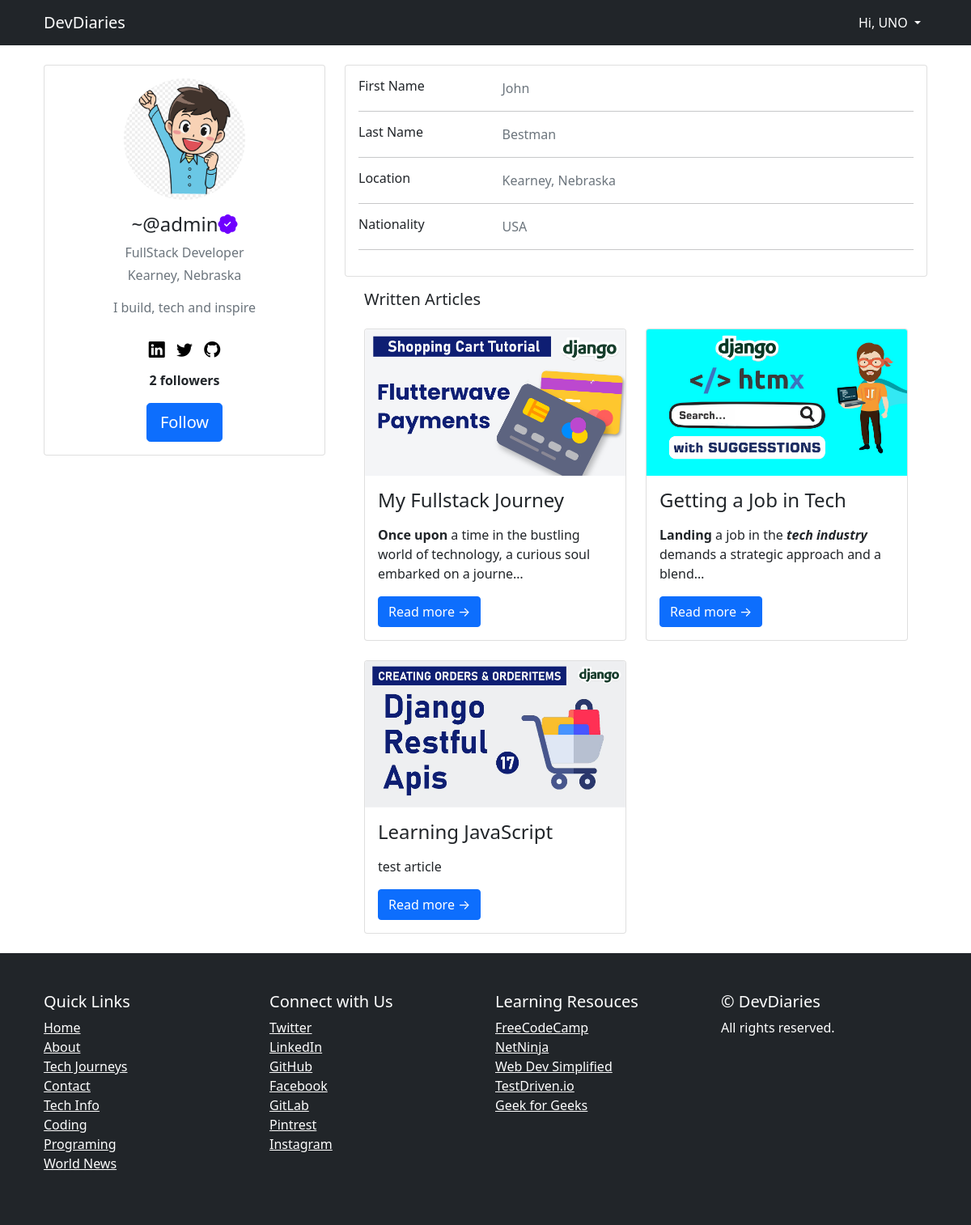
The app's page /view_profile/3 (signed in) with its own data.
### core/models.py (models this page shows, shortened)
class CustomUser(AbstractUser):
    email = models.EmailField(unique=True)
    USERNAME_FIELD = 'email'
    REQUIRED_FIELDS = ('username',)

### blogapp/models.py (models this page shows, shortened)
class Profile(models.Model):
    YEARS_OF_EXPERIENCE = [
        (1, 1),
        (2, 2),
        (3, 3),
        (4, 4),
        (5, 5)
    ]
    user = models.OneToOneField(settings.AUTH_USER_MODEL, on_delete=models.CASCADE, related_name="my_profile")
    email = models.EmailField()
    first_name = models.CharField(max_length=50, blank=True, null=True)
    last_name = models.CharField(max_length=50, blank=True, null=True)
    username = models.CharField(max_length=50, blank=True, null=True)
    nationality = models.CharField(max_length=50, blank=True, null=True)
    role = models.CharField(max_length=50, blank=True, null=True)
    location = models.CharField(max_length=50, blank=True, null=True)
    picture = models.ImageField(upload_to="p_img", blank=True, null=True)
    years_of_experience = models.IntegerField(choices=YEARS_OF_EXPERIENCE, blank=True, null=True)
    github_url = models.URLField(blank=True, null=True)
    linkedin_url = models.URLField(blank=True, null=True)
    twitter_url = models.URLField(blank=True, null=True)
    bio = models.TextField(blank=True, null=True)
    proficiency = models.BooleanField(default=False)
    follow = models.ManyToManyField(settings.AUTH_USER_MODEL, blank=True, related_name="profile")

class Blog(models.Model):
    STATUS = [
        ("publish", "PUBLISH"),
        ("draft", "DRAFT")
    ]
    title = models.CharField(max_length=50, unique=True)  # Field for the title of the blog post.
    slug = models.SlugField(unique=True)  # Field to store a slug for SEO-friendly URLs.
    body = models.TextField()  # Field for the main content/body of the blog post.
    thumbnail = models.ImageField(upload_to="img", blank=True, null=True)  # Field to store a thumbnail image.
    created = models.DateField(auto_now_add=True, null=True, blank=True)  # Field for creation date.
    updated = models.DateField(auto_now=True, null=True, blank=True)  # Field for last update date.
    status = models.CharField(max_length=20, choices=STATUS, default='draft')  # Field for post status.
    author = models.ForeignKey("Profile", on_delete=models.CASCADE, related_name="post", null=True, blank=True)  # Field for the author of the post.
    category = models.ForeignKey(Category, on_delete=models.CASCADE, related_name="post", null=True, blank=True)  # Field for post category.
    published = models.BooleanField(default=False)  # Field indicating if the post has been published.
    likes = models.ManyToManyField(settings.AUTH_USER_MODEL, blank=True, related_name="blog")  # Field to store users who liked the post.

### blogapp/views.py (the view)
# urls.py: path("view_profile/<int:pk>", views.view_user_profile, name="view-profile"),
def view_user_profile(request, pk):
    profile = Profile.objects.get(id=pk)
    posts = Blog.objects.filter(author=profile)
    follow = "yes"  # Initialized with a string value, might need modification
    following = False  # Defaulting to False
    if request.user.is_authenticated:
        if profile.follow.filter(id=request.user.id).exists():
            following = True  # Indicates that the user is following this profile
        else:
            following = False  # Indicates that the user is not following this profile
    else:
        follow = ""  # Setting to an empty string when the user is not authenticated
    if request.method == 'POST':
        if profile.follow.filter(id=request.user.id).exists():
            profile.follow.remove(request.user)  # Unfollow the profile
        else:
            profile.follow.add(request.user)  # Follow the profile
    follow_count = profile.follow.count()
    print(following)
    context = {
        "profile": profile,
        "posts": posts,
        "follow": follow,
        "following": following,
        "follow_count": follow_count}
    return render(request, "blogapp/profile.html", context)

### blogapp/templates/blogapp/profile.html (shortened to what this page needs)
{% extends "base.html" %}
{% block content %}
<div class="container">
    <div class="main-body">
        <br>
          <div class="row gutters-sm">
            <div class="col-md-4 mb-3">
              <div class="card">
                <div class="card-body">
                  <div class="d-flex flex-column align-items-center text-center">
                    {% if profile.picture %}
                    <img src="{{profile.picture.url}}" alt="Admin" class="rounded-circle" width="150">
                    {% else %}
                    <img src="https://bootdey.com/img/Content/avatar/avatar7.png" alt="Admin" class="rounded-circle" width="150">
                    {% endif %}
                    <div class="mt-3">
                        {% if profile.proficiency %}
                        <h4>~@{{profile.username}}<span><i class="bi bi-patch-check-fill" style="color: #6F00FF"></i></span></h4>
                        {% else %}
                        <h4>~@{{profile.username}}</h4>
                        {% endif %}
                      <p class="text-secondary mb-1">{{profile.role}}</p>
                      <p class="text-muted font-size-sm">{{profile.location}}</p>
                      <p class="text-muted font-size-sm">
                       {{profile.bio}}
                      </p>
                      <div class="icons">
                        {% if profile.linkedin_url %}
                        <a href=""><i class="bi bi-linkedin"></i></a>
                        {% endif %}
                        {% if profile.twitter_url %}
                        <a href=""><i class="bi bi-twitter"></i></a>
                        {% endif %}
                        {% if profile.github_url %}
                        <a href=""><i class="bi bi-github"></i></a>
                        {% endif %}
                      </div>
                        <p><strong>{{follow_count}} follower{{ follow_count|pluralize}}</strong></p>
                        {% if follow %}
                            {% if request.user.is_authenticated %}
                                {% if following %}
                                  <form action="" method='POST'>
                                    {% csrf_token %}
                                    <button class="btn btn-outline-primary btn-lg">Following</button>
                                  </form>
                                {% else %}
                                <form action="" method='POST'>
                                  <button class="btn btn-primary btn-lg">Follow</button>
                                </form>
                                {% endif %}
                            {% endif %}
                        {% else %}
                            <p>Login to follow this profile</p>
                        {% endif %}
                    </div>
                  </div>
                </div>
              </div>
            </div>
            <div class="col-md-8">
              <div class="card mb-3">
                <div class="card-body">
                  <div class="row">
                    <div class="col-sm-3">
                      <h6 class="mb-0">First Name</h6>
                    </div>
                    <div class="col-sm-9 text-secondary">
                      {{profile.first_name}}
                    </div>
                  </div>
                  <hr>
                  <div class="row">
                    <div class="col-sm-3">
                      <h6 class="mb-0">Last Name</h6>
                    </div>
                    <div class="col-sm-9 text-secondary">
                        {{profile.last_name}}
                    </div>
                  </div>
                  <hr>
                  <div class="row">
                    <div class="col-sm-3">
                      <h6 class="mb-0">Location</h6>
                    </div>
                    <div class="col-sm-9 text-secondary">
                        {{profile.location}}
                    </div>
                  </div>
                  <hr>
                  <div class="row">
                    <div class="col-sm-3">
                      <h6 class="mb-0">Nationality</h6>
                    </div>
                    <div class="col-sm-9 text-secondary">
                        {{profile.nationality}}
                    </div>
                  </div>
                  <hr>
                </div>
              </div>
              <div class="container">
                <div class="row">
                  <br></br>
                  <h5>Written Articles</h5>
                  <br></br>
                  {% for post in posts %}
                  <div class="col-md-6">
                    <div class="card mb-4">
                      <a href="#!"><img class="card-img-top" src="{{post.thumbnail.url}}" alt="..." /></a>
                      <div class="card-body">
                          <h2 class="card-title h4">{{post.title}}</h2>
                          <p class="card-text">{{post.body | safe | truncatechars:"100"}}</p>
                          <a class="btn btn-primary" href="{% url 'detail' pk=post.id slug=post.slug %}">Read more →</a>
                      </div>
                    </div>
                  </div>
                  {% endfor %}
                </div>
              </div>
            </div>
          </div>
        </div>
    </div>
{% endblock content %}

### templates/base.html (shortened to what this page needs)
<!DOCTYPE html>
{% load static %}
<html lang="en">
    <head>
        <link href="https://cdn.jsdelivr.net/npm/bootstrap@5.2.3/dist/css/bootstrap.min.css" rel="stylesheet">
        <link rel="stylesheet" href="https://cdn.jsdelivr.net/npm/bootstrap-icons@1.11.1/font/bootstrap-icons.css">
    </head>
        <link href="{% static 'css/style.css' %}" rel="stylesheet"/>
    </head>
    <body>
        <nav class="navbar navbar-expand-lg navbar-dark bg-dark">
            <div class="container">
                <a class="navbar-brand me-8" href="{% url 'index' %}">DevDiaries</a>
              <div class="collapse navbar-collapse" id="navbarNavDropdown">
                <ul class="navbar-nav">
                  {% if request.user.is_authenticated %}
                  <li class="nav-item active dropdown">
                    <a class="nav-link dropdown-toggle" href="#" role="button" style="color: white" data-bs-toggle="dropdown" aria-expanded="false">
                      Hi, {{request.user.username}}
                    </a>
                  </li>
                  {% endif %}
                </ul>
              </div>
            </div>
          </nav>
        <div class="container">
            <div class="row">
                {% block content %}{% endblock content %}
            </div>
        </div>
        <footer class="py-5 bg-dark">
          <div class="container">
            <div class="row">
              <div class="col-lg-3 col-md-6">
                <h5 class="text-white">Quick Links</h5>
                <ul class="list-unstyled">
                  <li><a href="#" class="text-white">Home</a></li>
                  <li><a href="#" class="text-white">About</a></li>
                  <li><a href="#" class="text-white">Tech Journeys</a></li>
                  <li><a href="#" class="text-white">Contact</a></li>
                  <li><a href="#" class="text-white">Tech Info</a></li>
                  <li><a href="#" class="text-white">Coding</a></li>
                  <li><a href="#" class="text-white">Programing</a></li>
                  <li><a href="#" class="text-white">World News</a></li>
                </ul>
              </div>
              <div class="col-lg-3 col-md-6">
                <h5 class="text-white">Connect with Us</h5>
                <ul class="list-unstyled">
                  <li><a href="#" target="_blank" class="text-white">Twitter</a></li>
                  <li><a href="#" target="_blank" class="text-white">LinkedIn</a></li>
                  <li><a href="#" target="_blank" class="text-white">GitHub</a></li>
                  <li><a href="#" target="_blank" class="text-white">Facebook</a></li>
                  <li><a href="#" target="_blank" class="text-white">GitLab</a></li>
                  <li><a href="#" target="_blank" class="text-white">Pintrest</a></li>
                  <li><a href="#" target="_blank" class="text-white">Instagram</a></li>
                </ul>
              </div>
               <div class="col-lg-3 col-md-6">
                <h5 class="text-white">Learning Resouces</h5>
                <ul class="list-unstyled">
                  <li><a href="#" target="_blank" class="text-white">FreeCodeCamp</a></li>
                  <li><a href="#" target="_blank" class="text-white">NetNinja</a></li>
                  <li><a href="#" target="_blank" class="text-white">Web Dev Simplified</a></li>
                  <li><a href="#" target="_blank" class="text-white">TestDriven.io</a></li>
                  <li><a href="#" target="_blank" class="text-white">Geek for Geeks</a></li>
                </ul>
              </div>
              <div class="col-lg-3">
                <h5 class="text-white">© DevDiaries</h5>
                <p class="text-white">All rights reserved.</p>
              </div>
            </div>
          </div>
        </footer>
    </body>
</html>

### templates/base.html (style rules this page uses)
nav ul a { color: white !important }
nav ul { margin-left: auto; }

### blogapp/templates/blogapp/profile.html (style rules this page uses)
.icons { width: auto; padding: 10px 10px 10px 10px; }
.icons i { font-size: 20px; cursor: pointer; margin: 5px 5px 5px 5px }
.icons a { color: black; }

### records on screen
CustomUser: user.username "UNO"
Profile: picture (picture), username "admin", role "FullStack Developer", location "Kearney, Nebraska", bio "I build, tech and inspire", first_name "John", last_name "Bestman", nationality "USA"
Blog: thumbnail (picture), title "My Fullstack Journey", body "Once upon a time in the bustling world of technology, a curious soul embarked on a journe…"
Blog: thumbnail (picture), title "Getting a Job in Tech", body "Landing a job in the tech industry demands a strategic approach and a blend…"
Blog: thumbnail (picture), title "Learning JavaScript", body "test article"

### other values on screen
{{ follow_count }} "2"
